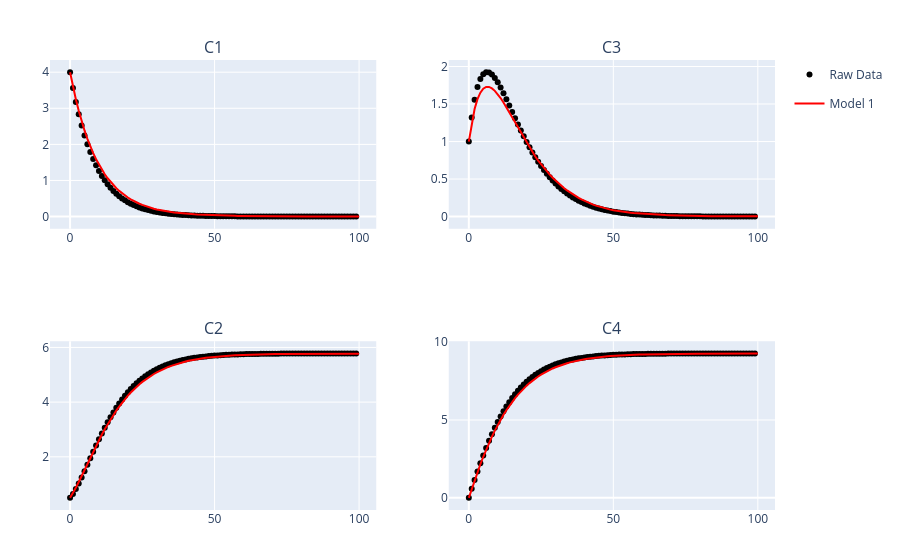

Notebook code for this chart:
### Code cell
plot_it(xk_RAW_DATA, xk_OUTPUT, 4, subplot_titles=["C1" "C2"; "C3" "C4"])
